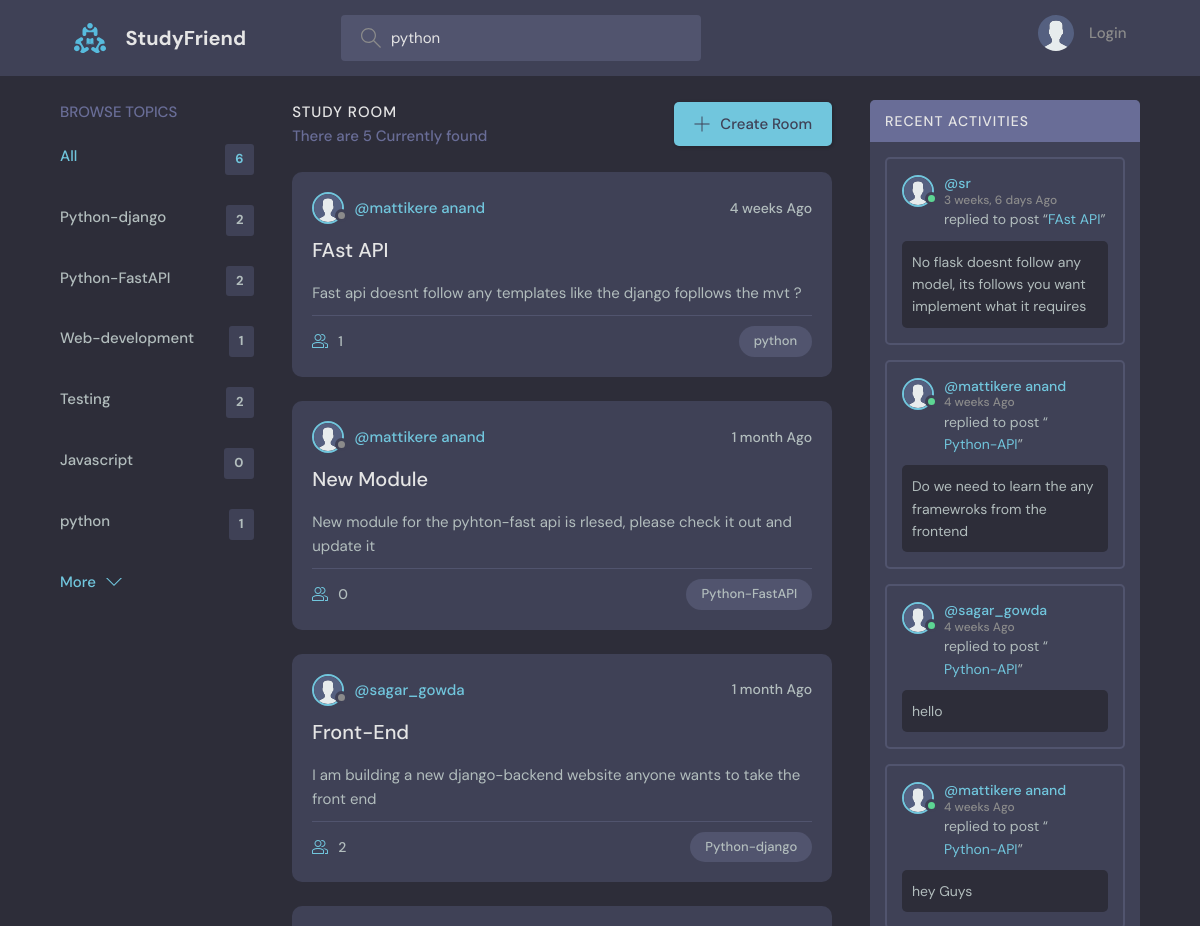
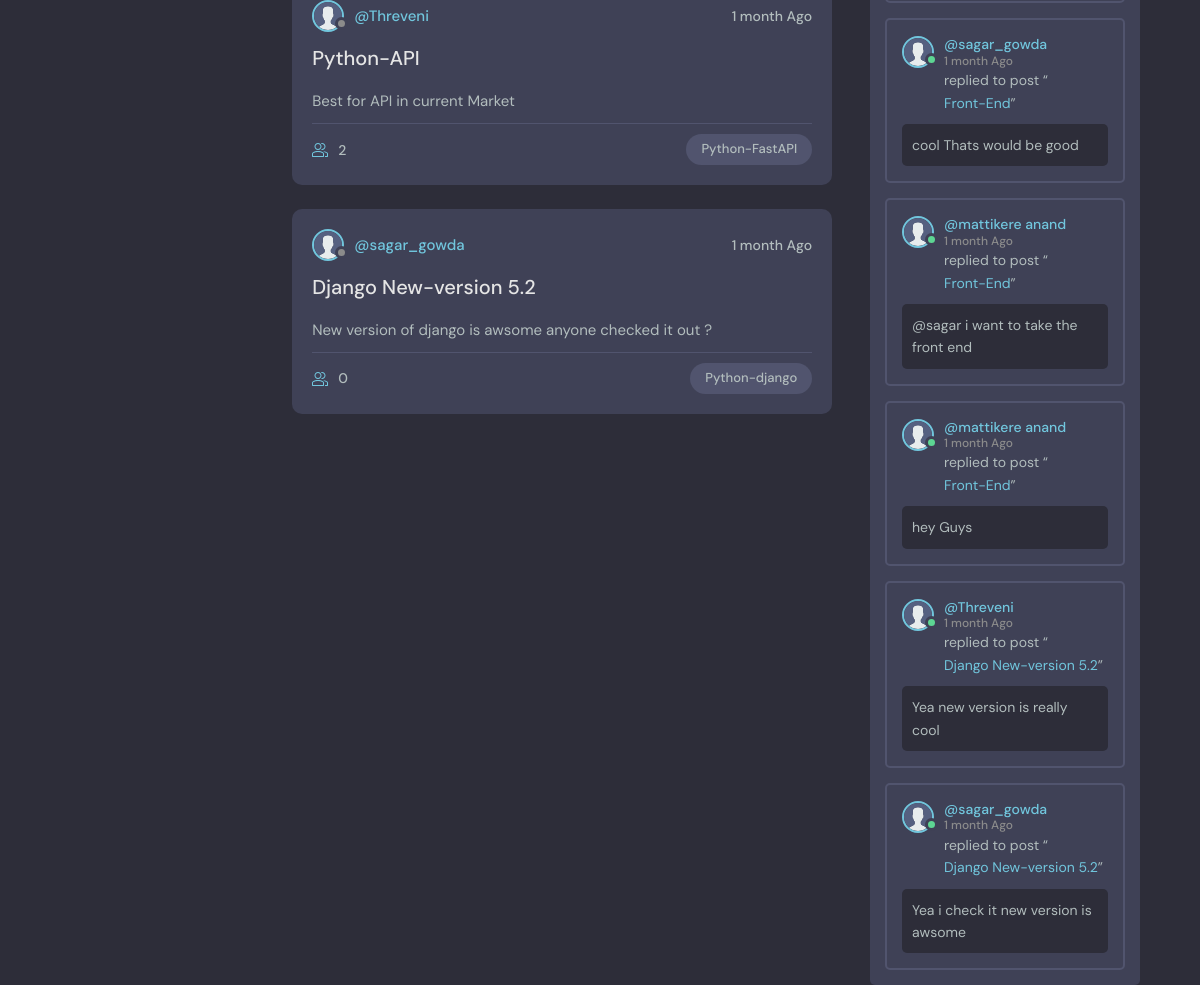
The page /?q=python on the database its author committed (2 pictures, top to bottom).
### basepage/models.py (models this page shows, shortened)
class Topic(models.Model):
    name=models.CharField(max_length=200)
    def __str__(self):
        return self.name

class Room(models.Model):
    host=models.ForeignKey(User, on_delete=models.SET_NULL,null=True)
    topic=models.ForeignKey(Topic, on_delete=models.SET_NULL,null=True)
    name=models.CharField(max_length=200)
    description=models.TextField(null=True,blank=True)
    participants=models.ManyToManyField(User,related_name='participants',blank=True)
    updated=models.DateTimeField(auto_now=True)
    created=models.DateField(auto_now_add=True)
    class Meta:
        ordering=['-updated','-created']
    def __str__(self):
        return self.name

class Messages(models.Model):
    user=models.ForeignKey(User,on_delete=models.CASCADE)
    room=models.ForeignKey(Room,on_delete=models.CASCADE)
    body=models.TextField()
    updated=models.DateTimeField(auto_now=True)
    created=models.DateField(auto_now_add=True)

### basepage/views.py (the view)
# urls.py: path('', Home,name="Home"),
def Home(request):
    q=request.GET.get('q')
    if request.GET.get('q')!=None:
        obj=Room.objects.filter(Q(topic__name__contains=q)|Q(name__contains=q)|Q(description__contains=q))
        All_messages=Messages.objects.filter(Q(room__topic__name__icontains=q)).order_by('-updated')
    else:
        obj=Room.objects.all()
        All_messages=Messages.objects.all().order_by('-updated')
    Room_count=obj.count()
    topics=Topic.objects.all()
    context={'objects':obj,'topics':topics,'Room_count':Room_count,'Actvities_messages':All_messages}
    return  render(request,"basepage/Home.html",context)

### basepage/templates/basepage/Home.html (shortened to what this page needs)
{% extends 'main.html' %}
{% block content %}
    <main class="layout layout--3">
      <div class="container">
        {% include 'basepage/topics_feed.html' %}
        <div class="roomList">
          <div class="roomList__header">
            <div>
              <h2>Study Room</h2>
              <p>There are {{Room_count}} Currently found </p>
            </div>
            <a class="btn btn--main" href="{% url 'createroom' %}">
              <svg version="1.1" xmlns="http://www.w3.org/2000/svg" width="32" height="32" viewBox="0 0 32 32">
                <title>add</title>
                <path
                  d="M16.943 0.943h-1.885v14.115h-14.115v1.885h14.115v14.115h1.885v-14.115h14.115v-1.885h-14.115v-14.115z"
                ></path>
              </svg>
              Create Room
            </a>
          </div>
          {% include 'basepage/room_feed.html' %}
        </div>
         {% include 'basepage/activties_feed.html' %}
    </main>
    {% endblock %}

### basepage/templates/basepage/topics_feed.html
<div class="topics">
    <div class="topics__header">
      <h2>Browse Topics</h2>
    </div>
    <ul class="topics__list">
      <li>
        <a href="{% url 'Home' %}" class="active">All <span>{{topics.count}}</span></a>
      </li>
      {% for topic in topics %}
      <li>
        <a href="{% url 'Home' %}?q={{topic.name}}">{{topic.name}} <span>{{topic.room_set.all.count}}</span></a>
      </li>
      {% endfor %}
    </ul>
    <a class="btn btn--link" href="topics.html">
      More
      <svg version="1.1" xmlns="http://www.w3.org/2000/svg" width="32" height="32" viewBox="0 0 32 32">
        <title>chevron-down</title>
        <path d="M16 21l-13-13h-3l16 16 16-16h-3l-13 13z"></path>
      </svg>
    </a>
</div>

### basepage/templates/basepage/room_feed.html (shortened to what this page needs)
{% load static %}
<!DOCTYPE html>
<html lang="en">
<head>
</head>
<body>
    {% for object in objects %}
    <div class="roomListRoom">
        <div class="roomListRoom__header">
          <a href="{% url 'profile' object.host.id %}" class="roomListRoom__author">
            <div class="avatar avatar--small">
              <img src="{% static 'images/avatar.svg' %}" />
            </div>
            <span>@{{object.host.username}}</span>
          </a>
          <div class="roomListRoom__actions">
            <span>{{object.updated|timesince}} Ago</span>
          </div>
        </div>
        <div class="roomListRoom__content">
          <a href="details/{{object.id}}">{{object.name}}</a>
          <p>{{object.description}}
          </p>
        </div>
        <div class="roomListRoom__meta">
          <a href="room.html" class="roomListRoom__joined">
            {{object.participants.all.count}}
          </a>
          <p class="roomListRoom__topic">{{object.topic}}</p>
        </div>
      </div>
      {% endfor %}
</body>
</html>

### basepage/templates/basepage/activties_feed.html (shortened to what this page needs)
  {% load static %}
    <div class="activities">
        <div class="activities__header">
          <h2>Recent Activities</h2>
        </div>
        {% for Actvities_message in Actvities_messages %}
        <div class="activities__box">
          <div class="activities__boxHeader roomListRoom__header">
            <a href="{% url 'profile' Actvities_message.user.id %}" class="roomListRoom__author">
              <div class="avatar avatar--small active">
                <img src="{% static 'images/avatar.svg' %}" />
              </div>
              <p>
                @{{Actvities_message.user}}
                <span>{{Actvities_message.updated|timesince}} Ago</span>
              </p>
            </a>
          </div>
          <div class="activities__boxContent">
            <p>replied to post “<a href="{% url 'chatroom' Actvities_message.room.id %}">{{Actvities_message.room}}</a>”</p>
            <div class="activities__boxRoomContent">
                <p>{{Actvities_message.body}}</p>
            </div>
          </div>
        </div>
        {% endfor %}
      </div>
    </div>

### rows shown on the page
Topic: name "Python-django", room_set.all.count "2"
Topic: name "Python-FastAPI", room_set.all.count "2"
Topic: name "Web-development", room_set.all.count "1"
Topic: name "Testing", room_set.all.count "2"
Topic: name "Javascript", room_set.all.count "0"
Topic: name "python", room_set.all.count "1"
Room: host.username "mattikere anand", updated "4 weeks", name "FAst API", description "Fast api doesnt follow any templates like the django fopllows the mvt ?", participants.all.count "1", topic "python"
Room: host.username "mattikere anand", updated "1 month", name "New Module", description "New module for the pyhton-fast api is rlesed, please check it out and update it", participants.all.count "0", topic "Python-FastAPI"
Room: host.username "sagar_gowda", updated "1 month", name "Front-End", description "I am building a new django-backend website anyone wants to take the front end", participants.all.count "2", topic "Python-django"
Room: host.username "Threveni", updated "1 month", name "Python-API", description "Best for API in current Market", participants.all.count "2", topic "Python-FastAPI"
Room: host.username "sagar_gowda", updated "1 month", name "Django New-version 5.2", description "New version of django is awsome anyone checked it out ?", participants.all.count "0", topic "Python-django"
Messages: user "sr", updated "3 weeks, 6 days", room "FAst API", body "No flask doesnt follow any model, its follows you want implement what it requires"
Messages: user "mattikere anand", updated "4 weeks", room "Python-API", body "Do we need to learn the any framewroks from the frontend"
Messages: user "sagar_gowda", updated "4 weeks", room "Python-API", body "hello"
Messages: user "mattikere anand", updated "4 weeks", room "Python-API", body "hey Guys"
Messages: user "sagar_gowda", updated "1 month", room "Front-End", body "cool Thats would be good"
Messages: user "mattikere anand", updated "1 month", room "Front-End", body "@sagar i want to take the front end"
Messages: user "mattikere anand", updated "1 month", room "Front-End", body "hey Guys"
Messages: user "Threveni", updated "1 month", room "Django New-version 5.2", body "Yea new version is really cool"
Messages: user "sagar_gowda", updated "1 month", room "Django New-version 5.2", body "Yea i check it new version is awsome"

### other values the page prints
{{ topics.count }} "6"
{{ Room_count }} "5"
